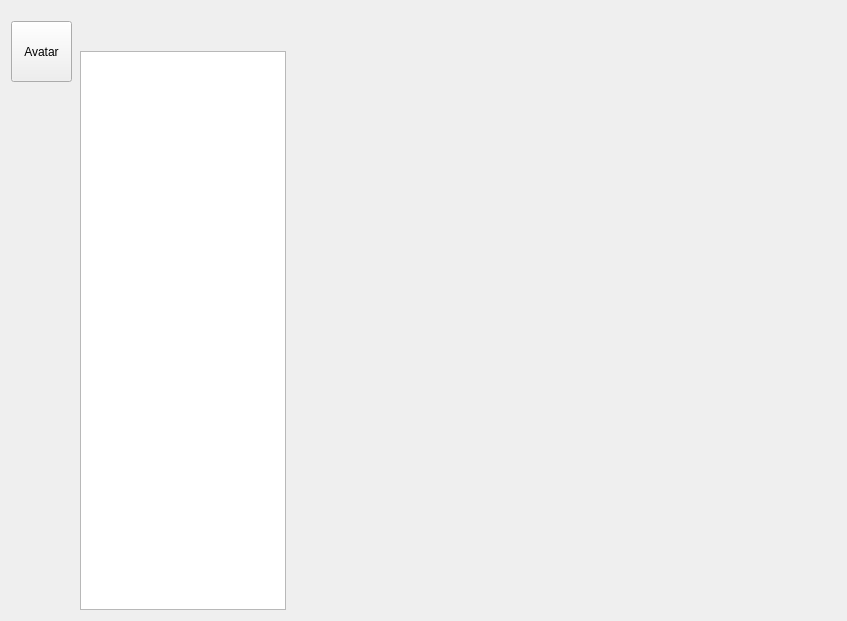
<?xml version="1.0" encoding="UTF-8"?>
<ui version="4.0">
 <class>JQChatMainFrame</class>
 <widget class="QWidget" name="JQChatMainFrame">
  <property name="geometry">
   <rect>
    <x>0</x>
    <y>0</y>
    <width>847</width>
    <height>621</height>
   </rect>
  </property>
  <property name="windowTitle">
   <string>JQChat</string>
  </property>
  <layout class="QHBoxLayout" name="horizontalLayout_2" stretch="1,11">
   <property name="spacing">
    <number>0</number>
   </property>
   <item>
    <widget class="QWidget" name="wgtLeftBar" native="true">
     <widget class="QPushButton" name="pushButton">
      <property name="geometry">
       <rect>
        <x>0</x>
        <y>10</y>
        <width>61</width>
        <height>61</height>
       </rect>
      </property>
      <property name="text">
       <string>Avatar</string>
      </property>
     </widget>
    </widget>
   </item>
   <item>
    <layout class="QVBoxLayout" name="verticalLayout" stretch="0,0">
     <property name="spacing">
      <number>0</number>
     </property>
     <item>
      <widget class="QWidget" name="wgtTitle" native="true">
       <property name="sizePolicy">
        <sizepolicy hsizetype="Preferred" vsizetype="Fixed">
         <horstretch>0</horstretch>
         <verstretch>0</verstretch>
        </sizepolicy>
       </property>
       <property name="minimumSize">
        <size>
         <width>0</width>
         <height>40</height>
        </size>
       </property>
       <property name="maximumSize">
        <size>
         <width>16777215</width>
         <height>40</height>
        </size>
       </property>
      </widget>
     </item>
     <item>
      <layout class="QHBoxLayout" name="horizontalLayout" stretch="3,8">
       <property name="spacing">
        <number>0</number>
       </property>
       <item>
        <widget class="QWidget" name="wgtFriend" native="true">
         <layout class="QVBoxLayout" name="verticalLayout_2">
          <property name="spacing">
           <number>0</number>
          </property>
          <property name="leftMargin">
           <number>0</number>
          </property>
          <property name="topMargin">
           <number>0</number>
          </property>
          <property name="rightMargin">
           <number>0</number>
          </property>
          <property name="bottomMargin">
           <number>0</number>
          </property>
          <item>
           <widget class="FriendListView" name="friendView">
            <property name="sizePolicy">
             <sizepolicy hsizetype="Fixed" vsizetype="Expanding">
              <horstretch>200</horstretch>
              <verstretch>0</verstretch>
             </sizepolicy>
            </property>
            <property name="minimumSize">
             <size>
              <width>200</width>
              <height>0</height>
             </size>
            </property>
           </widget>
          </item>
         </layout>
        </widget>
       </item>
       <item>
        <widget class="ChatWindow" name="wgtChat" native="true"/>
       </item>
      </layout>
     </item>
    </layout>
   </item>
  </layout>
 </widget>
 <layoutdefault spacing="6" margin="11"/>
 <customwidgets>
  <customwidget>
   <class>FriendListView</class>
   <extends>QGraphicsView</extends>
   <header>FriendListView.h</header>
  </customwidget>
  <customwidget>
   <class>ChatWindow</class>
   <extends>QWidget</extends>
   <header>ChatWindow.h</header>
   <container>1</container>
  </customwidget>
 </customwidgets>
 <resources>
  <include location="JQChat.qrc"/>
 </resources>
 <connections/>
</ui>
